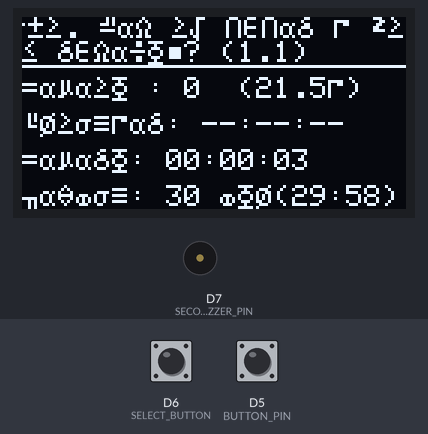
Bench run of a sketch on a simulated ESP8266 (NodeMCU). On the bench: 128×64 one-colour display, buzzer (waves = sounding). The inputs (shaded band) are chosen by the test bench; at power-on: D5 (BUTTON_PIN) HIGH, D6 (SELECT_BUTTON) HIGH.

Above: at 3.27 s.
3.3 s: D5 (BUTTON_PIN) pulled LOW for 0.15 s
At 3.52 s:
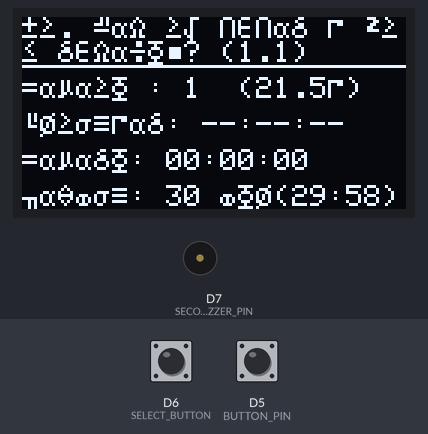
4.9 s: D6 (SELECT_BUTTON) pulled LOW for 0.15 s
At 5.16 s:
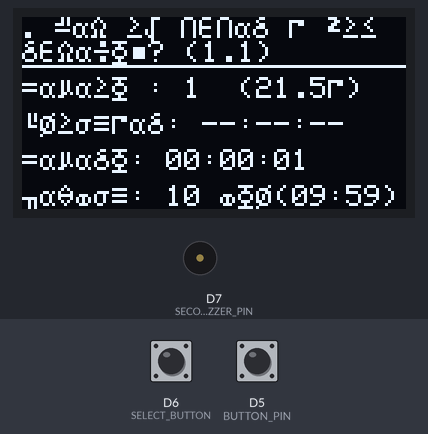
6.6 s: D6 (SELECT_BUTTON) pulled LOW for 1 s
At 7.8 s:
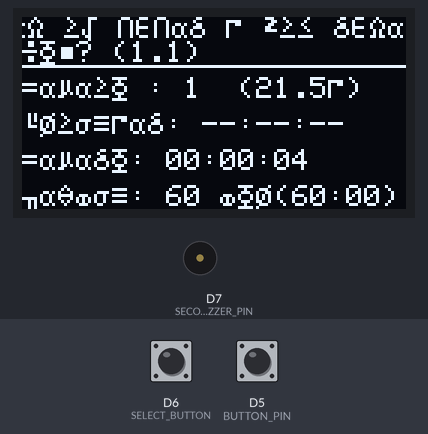
9.2 s: D5 (BUTTON_PIN) pulled LOW for 1 s
At 9.44 s:
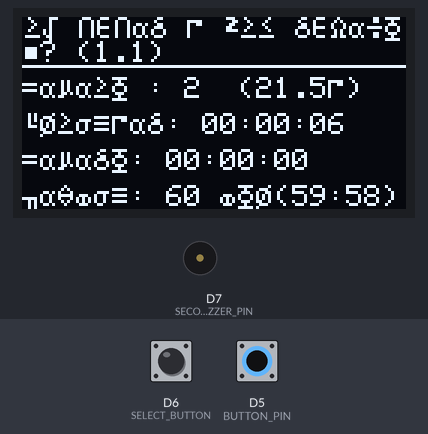
Timing chart, 0 to 12.2 s (numbered marks = the images above; inputs shaded):
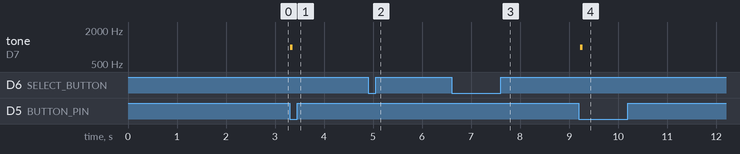

The sketch:

Real_Test_v2.ino
```cpp
#include <Wire.h>
#include <Adafruit_GFX.h>
#include <Adafruit_SSD1306.h>
#include <stdarg.h> // Для работы с переменным числом аргументов

// === ПИНЫ ===
#define BUTTON_PIN D5       // Кнопка 1 — основное нажатие
#define SELECT_BUTTON D6    // Кнопка 2 — выбор таймера / тест мелодии
#define BUZZER_PIN D8       // Пьезо-модуль
#define SECOND_BUZZER_PIN D7 // Второй динамик
#define VOLTAGE_PIN A0      // Пин для измерения напряжения

// === ЭКРАН ===
#define SCREEN_WIDTH 128
#define SCREEN_HEIGHT 64
Adafruit_SSD1306 display(SCREEN_WIDTH, SCREEN_HEIGHT, &Wire, -1);

// === ГЛОБАЛЬНЫЕ ПЕРЕМЕННЫЕ ===
unsigned long lastPressTime = 0;
unsigned long pressIntervalSum = 0;
unsigned int pressCount = 0;
bool buttonPressed = false;

// Настройки таймера
const unsigned long timerOptions[] = { 60 * 60000UL, 30 * 60000UL, 10 * 60000UL };
byte selectedTimerIndex = 1; // По умолчанию — 30 минут
unsigned long targetAlarmTime = 0;
bool alarmTriggered = false;

// Для кнопки выбора
unsigned long selectButtonPressedTime = 0;
bool selectButtonPressed = false;

// Прокрутка заголовка
int scrollPos = 0;

// Заголовок программы
String programTitleUTF8 = "Тест. Как ты попал в эту локацию? (1.1)";

// === ДЕБАУНС для кнопок ===
unsigned long buttonDebounceDelay = 50; // мс
unsigned long lastButtonPress = 0;
unsigned long lastSelectButtonPress = 0;

// === ИЗМЕРЕНИЕ НАПРЯЖЕНИЯ ===
float batteryVoltage = 0.0f;
unsigned long lastVoltageReadTime = 0;
const long voltageReadInterval = 60000; // раз в 60 секунд

// === ФУНКЦИЯ КОНВЕРТАЦИИ UTF-8 -> CP1251 для String ===
String utf8rus(String source)
{
  int i,k;
  String target;
  unsigned char n;
  char m[2] = { '0', '\0' };
  k = source.length(); i = 0;
  while (i < k) {
    n = source[i]; i++;
    if (n >= 0xC0) {
      switch (n) {
        case 0xD0: {
          n = source[i]; i++;
          if (n == 0x81) { n = 0xA8; break; }
          if (n >= 0x90 && n <= 0xBF) n = n + 0x30;
          break;
        }
        case 0xD1: {
          n = source[i]; i++;
          if (n == 0x91) { n = 0xB8; break; }
          if (n >= 0x80 && n <= 0x8F) n = n + 0x70;
          break;
        }
      }
    }
    m[0] = n; target = target + String(m);
  }
  return target;
}

// === Универсальная функция вывода строк на русском языке ===
void printFormatted(int x, int y, const char* format, ...) {
  char buffer[128];
  va_list args;
  va_start(args, format);
  vsnprintf(buffer, sizeof(buffer), format, args);
  va_end(args);

  String output = utf8rus(String(buffer));
  display.setCursor(x, y);
  display.println(output);
}

// === МЕЛОДИЯ (упрощённая версия) ===
#include "melody.h"

// === ЧТЕНИЕ НАПРЯЖЕНИЯ ===
void readBatteryVoltage() {
    int sensorValue = analogRead(VOLTAGE_PIN); // Считываем значение с A0
    //batteryVoltage = (sensorValue / 1023.0) * 5.0; // Применяем формулу для 5V
    batteryVoltage = (sensorValue / 1023.0) * 3.3 * 13; // Учитываем делитель напряжения
    // Если используете делитель напряжения с R1 = R2 = 10k, делим на 2
    //batteryVoltage *= 2; // Увеличиваем в 2 раза
}

void setup() {
  //Serial.begin(115200);

  pinMode(BUTTON_PIN, INPUT_PULLUP);
  pinMode(SELECT_BUTTON, INPUT_PULLUP);
  pinMode(BUZZER_PIN, OUTPUT);
  pinMode(SECOND_BUZZER_PIN, OUTPUT); // Инициализация второго динамика

  if (!display.begin(SSD1306_SWITCHCAPVCC, 0x3C)) {
    //Serial.println("SSD1306 allocation failed");
    for (;;); // Остановить программу
  }

  display.cp437(true);
  display.clearDisplay();
  display.setTextSize(1);
  display.setTextColor(WHITE);
  display.setCursor(30, 20);
  display.println(utf8rus("Привет МИР!"));
  display.display();
  delay(2000);

  targetAlarmTime = millis() + timerOptions[selectedTimerIndex];

  // Инициализация начальных значений
  lastPressTime = 0;
  pressIntervalSum = 0;
  pressCount = 0;

  // Первое измерение напряжения
  readBatteryVoltage();
  lastVoltageReadTime = millis();
}

void loop() {
  checkMainButton();
  checkSelectButton();
  checkAlarm();

  // Периодическое измерение напряжения
  if (millis() - lastVoltageReadTime > voltageReadInterval) {
    readBatteryVoltage();
    lastVoltageReadTime = millis();
  }

  updateDisplay();
  delay(100);
}

void checkMainButton() {
  bool currentState = digitalRead(BUTTON_PIN);

  if (currentState == LOW && !buttonPressed) {
    unsigned long now = millis();
    if (now - lastButtonPress > buttonDebounceDelay) {

      // Звуковой сигнал на обоих динамиках
      tone(BUZZER_PIN, 1000, 50);
      tone(SECOND_BUZZER_PIN, 1000, 50); // Дублирование сигнала

      if (lastPressTime != 0) {
        unsigned long interval = now - lastPressTime;
        pressIntervalSum += interval;
        pressCount++;
      }

      lastPressTime = now;
      buttonPressed = true;
      lastButtonPress = now;
    }
  }

  if (currentState == HIGH && buttonPressed) {
    buttonPressed = false;
  }
}

void checkSelectButton() {
  bool state = digitalRead(SELECT_BUTTON);

  if (state == LOW && !selectButtonPressed) {
    unsigned long now = millis();
    if (now - lastSelectButtonPress > buttonDebounceDelay) {
      selectButtonPressedTime = now;
      selectButtonPressed = true;
      lastSelectButtonPress = now;
    }
  }

  if (state == HIGH && selectButtonPressed) {
    unsigned long pressDuration = millis() - selectButtonPressedTime;
    selectButtonPressed = false;

    if (pressDuration >= 2000) {
      playMelody(); // Долгое нажатие — тест мелодии
    } else {
      selectedTimerIndex = (selectedTimerIndex + 1) % 3;
      targetAlarmTime = millis() + timerOptions[selectedTimerIndex];
      alarmTriggered = false;
    }
  }
}

void checkAlarm() {
  if (!alarmTriggered && millis() >= targetAlarmTime) {
    playMelody(); // Проигрываем мелодию
    alarmTriggered = true;

    // Перезапуск таймера с тем же интервалом
    targetAlarmTime = millis() + timerOptions[selectedTimerIndex];
  }

  // Сбрасываем флаг для нового цикла
  if (millis() < targetAlarmTime) {
    alarmTriggered = false;
  }
}

void updateDisplay() {
  display.clearDisplay();

  // === Анимация прокрутки заголовка (туда-сюда) ===
  static int scrollPos = 0;
  static int scrollDirection = 1; // +1 — вправо, -1 — влево

  String title = utf8rus(programTitleUTF8);
  int titleLength = title.length();
  int charWidth = 6;
  int maxScroll = titleLength * charWidth - SCREEN_WIDTH;

  scrollPos += scrollDirection;

  if (scrollPos >= maxScroll) {
    scrollDirection = -1;
  } else if (scrollPos <= 0) {
    scrollDirection = 1;
  }

  display.setTextSize(1);
  display.setTextColor(WHITE);
  display.setCursor(-scrollPos, 0);
  display.print(title);

  // Разделительная линия
  display.drawLine(0, 16, 127, 16, WHITE);

  // Счетчик нажатий + напряжение
  int actualPresses = pressCount + (lastPressTime != 0 ? 1 : 0);
  printFormatted(0, 20, "Нажатия: %d  (%.1fв)", actualPresses, batteryVoltage);

  // Средний интервал
  if (pressCount > 0) {
    float avgIntervalMs = (float)pressIntervalSum / (pressCount);
    int secondsTotal = (int)(avgIntervalMs / 1000.0f + 0.5f); // мс -> сек, округление

    int hours = secondsTotal / 3600;
    int minutes = (secondsTotal % 3600) / 60;
    int seconds = secondsTotal % 60;

    printFormatted(0, 32, "Интервал: %02d:%02d:%02d", hours, minutes, seconds);
  } else {
    printFormatted(0, 32, "Интервал: --:--:--");
  }

  // Время с последнего нажатия
  unsigned long timeSinceLast = millis() - lastPressTime;
  int secondsSince = timeSinceLast / 1000;
  int hours = secondsSince / 3600;
  int minutes = (secondsSince % 3600) / 60;
  int secs = secondsSince % 60;
  printFormatted(0, 44, "Нажали: %02d:%02d:%02d", hours, minutes, secs);

  // Таймер с временем
  unsigned long timeLeft = targetAlarmTime - millis();
  int secondsLeft = timeLeft / 1000;
  int minutesLeft = secondsLeft / 60;
  secondsLeft %= 60;

  const char* timerText[] = {"Таймер: 60 мин", "Таймер: 30 мин", "Таймер: 10 мин"};
  printFormatted(0, 56, "%s(%02d:%02d)", timerText[selectedTimerIndex], minutesLeft, secondsLeft);

  display.display();
}
```

melody.h
```cpp
#include "pitches.h"

const int melody[][2] PROGMEM = {
  {NOTE_C4, 8},  // До
  {NOTE_E4, 8},  // Ми
  {NOTE_G4, 8},  // Соль
  {NOTE_C5, 8}   // До (октавой выше)
};

void playMelody() {
  for (int i = 0; i < sizeof(melody)/sizeof(melody[0]); i++) {
    int note = pgm_read_word(&melody[i][0]);
    int duration = pgm_read_word(&melody[i][1]);
    if (note == 0) {
      noTone(BUZZER_PIN);
    } else {
      tone(BUZZER_PIN, note, 1000 / duration);
    }
    delay(1000 / duration * 1.3);
  }
}
```

pitches.h
```cpp
/*************************************************
 * Public Constants
 *************************************************/

// Ноты в формате NOTE_ [Буква][Номер октавы]
// Например: NOTE_C4 = До четвёртой октавы

#define NOTE_B0  31
#define NOTE_C1  33
#define NOTE_CS1 35
#define NOTE_D1  37
#define NOTE_DS1 39
#define NOTE_E1  41
#define NOTE_F1  44
#define NOTE_FS1 46
#define NOTE_G1  49
#define NOTE_GS1 52
#define NOTE_A1  55
#define NOTE_AS1 58
#define NOTE_B1  62
#define NOTE_C2  65
#define NOTE_CS2 69
#define NOTE_D2  73
#define NOTE_DS2 78
#define NOTE_E2  82
#define NOTE_F2  87
#define NOTE_FS2 93
#define NOTE_G2  98
#define NOTE_GS2 104
#define NOTE_A2  110
#define NOTE_AS2 117
#define NOTE_B2  123
#define NOTE_C3  131
#define NOTE_CS3 139
#define NOTE_D3  147
#define NOTE_DS3 156
#define NOTE_E3  165
#define NOTE_F3  175
#define NOTE_FS3 185
#define NOTE_G3  196
#define NOTE_GS3 208
#define NOTE_A3  220
#define NOTE_AS3 233
#define NOTE_B3  247
#define NOTE_C4  262
#define NOTE_CS4 277
#define NOTE_D4  294
#define NOTE_DS4 311
#define NOTE_E4  330
#define NOTE_F4  349
#define NOTE_FS4 370
#define NOTE_G4  392
#define NOTE_GS4 415
#define NOTE_A4  440
#define NOTE_AS4 466
#define NOTE_B4  494
#define NOTE_C5  523
#define NOTE_CS5 554
#define NOTE_D5  587
#define NOTE_DS5 622
#define NOTE_E5  659
#define NOTE_F5  698
#define NOTE_FS5 740
#define NOTE_G5  784
#define NOTE_GS5 831
#define NOTE_A5  880
#define NOTE_AS5 932
#define NOTE_B5  988
#define NOTE_C6  1047
#define NOTE_CS6 1109
#define NOTE_D6  1175
#define NOTE_DS6 1245
#define NOTE_E6  1319
#define NOTE_F6  1397
#define NOTE_FS6 1480
#define NOTE_G6  1568
#define NOTE_GS6 1661
#define NOTE_A6  1760
#define NOTE_AS6 1865
#define NOTE_B6  1976
#define NOTE_C7  2093
#define NOTE_CS7 2217
#define NOTE_D7  2349
#define NOTE_DS7 2489
#define NOTE_E7  2637
#define NOTE_F7  2794
#define NOTE_FS7 2960
#define NOTE_G7  3136
#define NOTE_GS7 3322
#define NOTE_A7  3520
#define NOTE_AS7 3729
#define NOTE_B7  3951
#define NOTE_C8  4186
#define NOTE_CS8 4435
#define NOTE_D8  4699
#define NOTE_DS8 4978
```

Measured:
- after the input at 3.3 s, tone on D7 (SECOND_BUZZER_PIN): silent → 1000 Hz at once, → silent 0.05 s later
- after the input at 9.2 s, tone on D7 (SECOND_BUZZER_PIN): silent → 1000 Hz at once, → silent 0.05 s later
